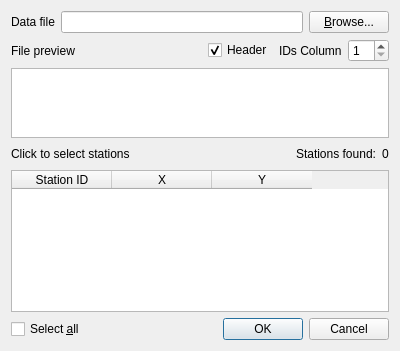
<?xml version="1.0" encoding="UTF-8"?>
<ui version="4.0">
 <class>dialogStations</class>
 <widget class="QDialog" name="dialogStations">
  <property name="geometry">
   <rect>
    <x>0</x>
    <y>0</y>
    <width>400</width>
    <height>351</height>
   </rect>
  </property>
  <property name="windowTitle">
   <string>Select stations</string>
  </property>
  <layout class="QVBoxLayout" name="verticalLayout">
   <item>
    <layout class="QHBoxLayout" name="horizontalLayout">
     <item>
      <widget class="QLabel" name="label">
       <property name="text">
        <string>Data file</string>
       </property>
      </widget>
     </item>
     <item>
      <widget class="QLineEdit" name="linePath">
       <property name="sizePolicy">
        <sizepolicy hsizetype="Expanding" vsizetype="Fixed">
         <horstretch>1</horstretch>
         <verstretch>0</verstretch>
        </sizepolicy>
       </property>
      </widget>
     </item>
     <item>
      <widget class="QPushButton" name="buttonBrowse">
       <property name="text">
        <string>&amp;Browse...</string>
       </property>
      </widget>
     </item>
    </layout>
   </item>
   <item>
    <layout class="QHBoxLayout" name="horizontalLayout_4">
     <item>
      <widget class="QLabel" name="label_4">
       <property name="text">
        <string>File preview</string>
       </property>
      </widget>
     </item>
     <item>
      <spacer name="horizontalSpacer_2">
       <property name="orientation">
        <enum>Qt::Horizontal</enum>
       </property>
       <property name="sizeHint" stdset="0">
        <size>
         <width>40</width>
         <height>20</height>
        </size>
       </property>
      </spacer>
     </item>
     <item>
      <widget class="QCheckBox" name="checkHeader">
       <property name="text">
        <string>Header</string>
       </property>
       <property name="checked">
        <bool>true</bool>
       </property>
      </widget>
     </item>
     <item>
      <widget class="QLabel" name="label_2">
       <property name="text">
        <string>IDs Column</string>
       </property>
      </widget>
     </item>
     <item>
      <widget class="QSpinBox" name="spinCol">
       <property name="minimum">
        <number>1</number>
       </property>
      </widget>
     </item>
    </layout>
   </item>
   <item>
    <widget class="QPlainTextEdit" name="plainPreview">
     <property name="sizePolicy">
      <sizepolicy hsizetype="Expanding" vsizetype="Expanding">
       <horstretch>0</horstretch>
       <verstretch>1</verstretch>
      </sizepolicy>
     </property>
     <property name="lineWrapMode">
      <enum>QPlainTextEdit::NoWrap</enum>
     </property>
     <property name="readOnly">
      <bool>true</bool>
     </property>
    </widget>
   </item>
   <item>
    <layout class="QHBoxLayout" name="horizontalLayout_3">
     <item>
      <widget class="QLabel" name="label_3">
       <property name="text">
        <string>Click to select stations</string>
       </property>
      </widget>
     </item>
     <item>
      <spacer name="horizontalSpacer">
       <property name="orientation">
        <enum>Qt::Horizontal</enum>
       </property>
       <property name="sizeHint" stdset="0">
        <size>
         <width>40</width>
         <height>20</height>
        </size>
       </property>
      </spacer>
     </item>
     <item>
      <widget class="QLabel" name="labelStations">
       <property name="text">
        <string>Stations found:</string>
       </property>
      </widget>
     </item>
     <item>
      <widget class="QLabel" name="labelFound">
       <property name="text">
        <string>0</string>
       </property>
      </widget>
     </item>
    </layout>
   </item>
   <item>
    <widget class="QTableWidget" name="tableStations">
     <property name="sizePolicy">
      <sizepolicy hsizetype="Expanding" vsizetype="Expanding">
       <horstretch>0</horstretch>
       <verstretch>0</verstretch>
      </sizepolicy>
     </property>
     <property name="editTriggers">
      <set>QAbstractItemView::NoEditTriggers</set>
     </property>
     <property name="alternatingRowColors">
      <bool>true</bool>
     </property>
     <property name="selectionMode">
      <enum>QAbstractItemView::MultiSelection</enum>
     </property>
     <column>
      <property name="text">
       <string>Station ID</string>
      </property>
     </column>
     <column>
      <property name="text">
       <string>X</string>
      </property>
     </column>
     <column>
      <property name="text">
       <string>Y</string>
      </property>
     </column>
    </widget>
   </item>
   <item>
    <layout class="QHBoxLayout" name="horizontalLayout_2">
     <item>
      <widget class="QCheckBox" name="checkAll">
       <property name="text">
        <string>Select &amp;all</string>
       </property>
      </widget>
     </item>
     <item>
      <widget class="QDialogButtonBox" name="buttonBox">
       <property name="orientation">
        <enum>Qt::Horizontal</enum>
       </property>
       <property name="standardButtons">
        <set>QDialogButtonBox::Cancel|QDialogButtonBox::Ok</set>
       </property>
       <property name="centerButtons">
        <bool>false</bool>
       </property>
      </widget>
     </item>
    </layout>
   </item>
  </layout>
 </widget>
 <resources/>
 <connections>
  <connection>
   <sender>buttonBox</sender>
   <signal>accepted()</signal>
   <receiver>dialogStations</receiver>
   <slot>accept()</slot>
   <hints>
    <hint type="sourcelabel">
     <x>248</x>
     <y>254</y>
    </hint>
    <hint type="destinationlabel">
     <x>157</x>
     <y>274</y>
    </hint>
   </hints>
  </connection>
  <connection>
   <sender>buttonBox</sender>
   <signal>rejected()</signal>
   <receiver>dialogStations</receiver>
   <slot>reject()</slot>
   <hints>
    <hint type="sourcelabel">
     <x>316</x>
     <y>260</y>
    </hint>
    <hint type="destinationlabel">
     <x>286</x>
     <y>274</y>
    </hint>
   </hints>
  </connection>
 </connections>
</ui>
